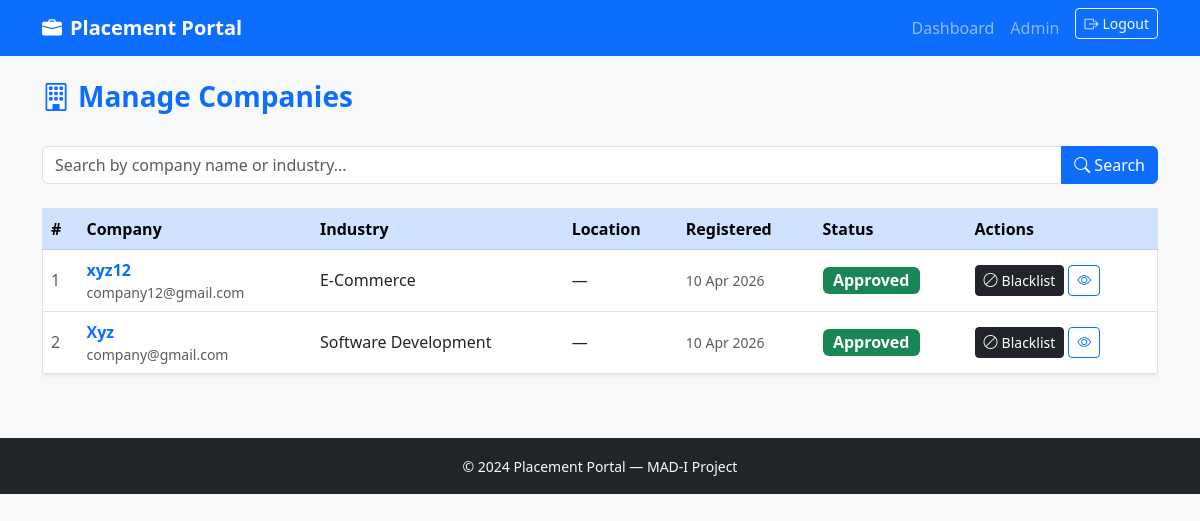
The app's page /admin/companies (signed in) with its own data.
### models.py (models this page shows, shortened)
class User(UserMixin, db.Model):
    id= db.Column(db.Integer, primary_key=True)
    username= db.Column(db.String(80), unique=True, nullable=False)
    email= db.Column(db.String(120), unique=True, nullable=False)
    password_hash = db.Column(db.String(256))
    role = db.Column(db.String(20))
    active = db.Column(db.Boolean, default=True)
    student_profile = db.relationship('Student', backref='user', uselist=False)
    company_profile = db.relationship('Company', backref='user', uselist=False)
    @property
    def is_active(self):
        return self.active

class Company(db.Model):
    id = db.Column(db.Integer, primary_key=True)
    user_id = db.Column(db.Integer, db.ForeignKey('user.id'), nullable=False)
    name = db.Column(db.String(150))
    industry = db.Column(db.String(100))
    website = db.Column(db.String(250))
    description = db.Column(db.Text)
    location = db.Column(db.String(150))
    approval_status = db.Column(db.String(20), default='pending')
    is_blacklisted  = db.Column(db.Boolean, default=False)
    created_at = db.Column(db.DateTime, default=lambda: datetime.now(timezone.utc), nullable=False)
    jobs = db.relationship('JobPosition', backref='company', lazy='dynamic')

### routes/admin.py (the view)
@admin_bp.route('/companies')
@login_required
@admin_required
def companies():
    search = request.args.get('search', '').strip()
    query = Company.query
    if search:
        query = query.filter(
            db.or_(Company.name.ilike(f'%{search}%')), Company.industry.ilike(f'%{search}%')
        )
    companies = query.order_by(Company.created_at.desc()).all()
    return render_template('admin/companies.html', companies=companies, search=search)

### models.py (called while the page is built)
@login_manager.user_loader
def load_user(user_id):
    return User.query.get(int(user_id))

### routes/admin.py (called while the page is built)
def admin_required(f):
    @wraps(f)
    def wrapped(*args, **kwargs):
        if not current_user.is_authenticated:
            flash('Please login first.', 'danger')
            return redirect(url_for('auth.login'))
        if current_user.role != 'admin':
            flash('Admin access required.', 'danger')
            return redirect(url_for('auth.login'))
        return f(*args, **kwargs)
    return wrapped

### templates/admin/companies.html (shortened to what this page needs)
{% extends 'base.html' %}
{% block content %}
<div class="d-flex justify-content-between align-items-center mb-4">
  <h3 class="fw-bold text-primary">
    <i class="bi bi-building me-2"></i>Manage Companies
  </h3>
</div>
<form method="GET" class="mb-4">
  <div class="input-group">
    <input type="text" name="search" class="form-control"
           placeholder="Search by company name or industry..."
           value="{{ search }}"/>
    <button class="btn btn-primary" type="submit">
      <i class="bi bi-search"></i> Search
    </button>
  </div>
</form>
{% if companies %}
<div class="table-responsive">
  <table class="table table-hover align-middle border shadow-sm">
    <thead class="table-primary">
      <tr>
        <th>#</th>
        <th>Company</th>
        <th>Industry</th>
        <th>Location</th>
        <th>Registered</th>
        <th>Status</th>
        <th>Actions</th>
      </tr>
    </thead>
    <tbody>
      {% for c in companies %}
      <tr>
        <td class="text-muted">{{ loop.index }}</td>
        <td>
          <a href="{{ url_for('admin.company_detail', company_id=c.id) }}"
             class="fw-semibold text-decoration-none">{{ c.name }}</a>
          <div class="small text-muted">{{ c.user.email }}</div>
        </td>
        <td>{{ c.industry or '—' }}</td>
        <td>{{ c.location or '—' }}</td>
        <td class="small text-muted">{{ c.created_at.strftime('%d %b %Y') }}</td>
        <td>
          <span class="badge fs-6
            {% if c.approval_status == 'approved' %}bg-success
            {% elif c.approval_status == 'pending' %}bg-warning text-dark
            {% else %}bg-danger{% endif %}">
            {{ c.approval_status | capitalize }}
          </span>
        </td>
        <td>
          <div class="d-flex gap-1 flex-wrap">
            {% if c.approval_status == 'approved' %}
            <form method="POST" action="{{ url_for('admin.blacklist_company', company_id=c.id) }}"
                  onsubmit="return confirm('Are you sure?')">
              <button class="btn btn-sm {% if c.is_blacklisted %}btn-outline-dark{% else %}btn-dark{% endif %}">
                <i class="bi bi-ban me-1"></i>{{ 'Un-Blacklist' if c.is_blacklisted else 'Blacklist' }}
              </button>
            </form>
            {% endif %}
            <a href="{{ url_for('admin.company_detail', company_id=c.id) }}"
               class="btn btn-outline-primary btn-sm">
              <i class="bi bi-eye"></i>
            </a>
          </div>
        </td>
      </tr>
      {% endfor %}
    </tbody>
  </table>
</div>
{% else %}
<div class="text-center py-5 text-muted">
  <i class="bi bi-building display-4"></i>
  <p class="mt-2">No companies found{% if search %} for "{{ search }}"{% endif %}.</p>
</div>
{% endif %}
{% endblock %}

### templates/base.html (shortened to what this page needs)
<!DOCTYPE html>
<html lang="en">
<head>
  <link href="https://cdn.jsdelivr.net/npm/bootstrap@5.3.0/dist/css/bootstrap.min.css" rel="stylesheet"/>
  <link href="https://cdn.jsdelivr.net/npm/bootstrap-icons@1.11.0/font/bootstrap-icons.css" rel="stylesheet"/>
</head>
<body class="bg-light">
<nav class="navbar navbar-expand-lg navbar-dark bg-primary">
  <div class="container">
    <a class="navbar-brand fw-bold" href="{{ url_for('auth.index') }}">
      <i class="bi bi-briefcase-fill me-2"></i>Placement Portal
    </a>
    <div class="collapse navbar-collapse" id="navbarNav">
      <ul class="navbar-nav ms-auto">
        {% if current_user.is_authenticated %}
          {% if current_user.role == 'admin' %}
            <li class="nav-item">
              <a class="nav-link" href="{{ url_for('admin.dashboard') }}">Dashboard</a>
            </li>
          {% elif current_user.role == 'company' %}
            <li class="nav-item">
              <a class="nav-link" href="{{ url_for('company.dashboard') }}">Dashboard</a>
            </li>
          {% endif %}
          <li class="nav-item">
            <span class="nav-link text-white-50">
              {{ current_user.role | capitalize }}
            </span>
          </li>
          <li class="nav-item">
            <a class="btn btn-outline-light btn-sm ms-2"
               href="{{ url_for('auth.logout') }}">
              <i class="bi bi-box-arrow-right me-1"></i>Logout
            </a>
          </li>
        {% endif %}
      </ul>
    </div>
  </div>
</nav>
<main class="container my-4">
  {% block content %}{% endblock %}
</main>
<footer class="bg-dark text-light text-center py-3 mt-5">
  <small>&copy; 2024 Placement Portal — MAD-I Project</small>
</footer>
</body>
</html>

### records on screen
User: role "Admin"
Company: name "xyz12", user.email "company12@gmail.com", industry "E-Commerce", location "—", created_at "10 Apr 2026", approval_status "Approved", is_blacklisted "Blacklist"
Company: name "Xyz", user.email "company@gmail.com", industry "Software Development", location "—", created_at "10 Apr 2026", approval_status "Approved", is_blacklisted "Blacklist"
